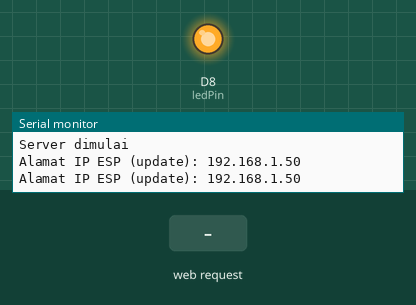
A sketch run on a simulated ESP8266 (NodeMCU). On the bench: output pins drawn as LEDs (lit = HIGH), the last lines printed to the serial monitor. Inputs (shaded band) come from the test bench. WiFi joins after 1.5 s; servers stay silent unless stated.

Above: at 2.7 s.
2.8 s: HTTP request GET /LED=OFF received
At 3.9 s:
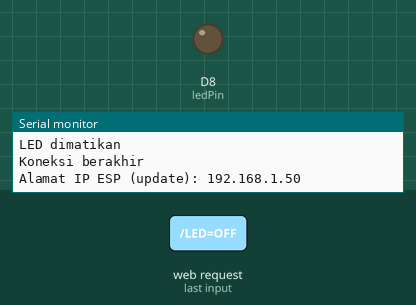
4.3 s: HTTP request GET /LED=ON received
At 5.0 s:
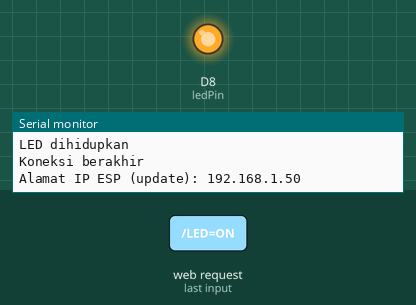
Timing chart, 0 to 7.3 s (numbered marks = the images above; inputs shaded):
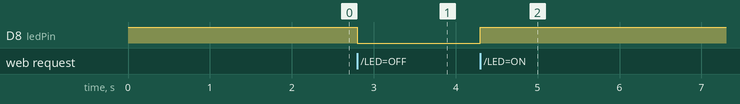

The sketch:

Web_Server_LED_On_Off.ino
```cpp
#include <ESP8266WiFi.h>

// Informasi koneksi WiFi
const char* ssid = "predator 300";
const char* password = "ph31554-2021";

// Pin LED diubah ke D2 (GPIO4)
const int ledPin = D8;

// Web server berjalan pada port 80
WiFiServer server(80);

// Status LED
bool ledState = false;

unsigned long previousMillis = 0;  // Untuk interval 1 detik

void setup() {
  // Memulai komunikasi serial
  Serial.begin(115200);

  // Mengatur pin LED sebagai output
  pinMode(ledPin, OUTPUT);
  digitalWrite(ledPin, HIGH);  // Mematikan LED eksternal di awal (logika terbalik)

  // Menghubungkan ke WiFi
  Serial.println("Menghubungkan ke WiFi...");
  WiFi.begin(ssid, password);

  // Menunggu hingga terhubung ke WiFi
  while (WiFi.status() != WL_CONNECTED) {
    delay(500);
    Serial.print(".");
  }

  if (WiFi.status() == WL_CONNECTED) {
    Serial.println("\nKoneksi ke WiFi berhasil!");
  } else {
    Serial.println("\nKoneksi ke WiFi gagal!");
  }

  // Tampilkan alamat IP pada Serial Monitor
  Serial.print("Alamat IP ESP: ");
  Serial.println(WiFi.localIP());

  // Memulai server
  server.begin();
  Serial.println("Server dimulai");
}

void loop() {
  // Mendapatkan waktu saat ini
  unsigned long currentMillis = millis();

  // Tampilkan alamat IP setiap 1 detik
  if (currentMillis - previousMillis >= 1000) {
    previousMillis = currentMillis;

    if (WiFi.status() == WL_CONNECTED) {
      Serial.print("Alamat IP ESP (update): ");
      Serial.println(WiFi.localIP());
    } else {
      Serial.println("Koneksi ke WiFi terputus!");
    }
  }

  // Menerima koneksi client
  WiFiClient client = server.available();

  if (client) {
    Serial.println("Koneksi baru diterima");
    String request = client.readStringUntil('\r');
    Serial.println("Permintaan diterima: " + request);
    client.flush();

    // Periksa apakah tombol untuk menghidupkan atau mematikan LED ditekan
    if (request.indexOf("/LED=ON") != -1) {
      ledState = true;
      digitalWrite(ledPin, HIGH);  // Logika terbalik untuk menyalakan LED
      Serial.println("LED dihidupkan");
    } else if (request.indexOf("/LED=OFF") != -1) {
      ledState = false;
      digitalWrite(ledPin, LOW);  // Logika terbalik untuk mematikan LED
      Serial.println("LED dimatikan");
    }

    // HTML untuk halaman web dengan tombol
    String html = "<!DOCTYPE html><html><head><title>ESP8266 Web Server</title></head><body>";
    html += "<h1>Kontrol LED dengan ESP8266</h1>";
    html += "<p>LED sekarang: " + String(ledState ? "ON" : "OFF") + "</p>";
    html += "<p><a href=\"/LED=ON\"><button>Hidupkan LED</button></a></p>";
    html += "<p><a href=\"/LED=OFF\"><button>Matikan LED</button></a></p>";
    html += "</body></html>";

    // Kirim respons ke client
    client.print("HTTP/1.1 200 OK\r\nContent-Type: text/html\r\n\r\n");
    client.print(html);
    delay(1);
    Serial.println("Koneksi berakhir");
  }
}
```

Measured:
- after the input at 2.8 s, D8 (ledPin): HIGH → LOW at once
- after the input at 4.3 s, D8 (ledPin): LOW → HIGH at once
